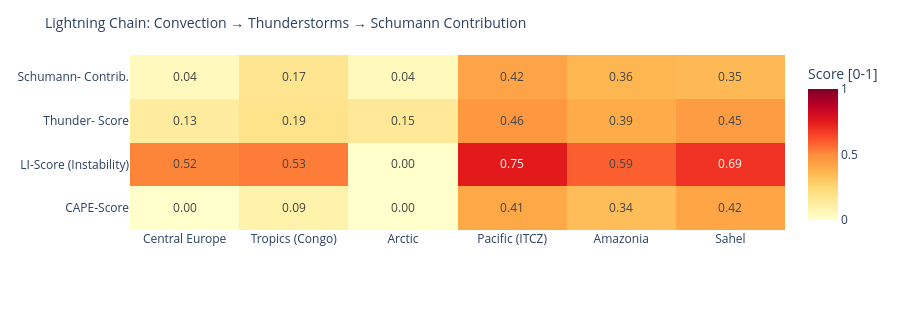

The notebook cell saved with this chart:
### Code cell
# ============================================================
# LIGHTNING CHAIN: Convection → Thunderstorms → Schumann
# Shows the causal chain per measurement point as heatmap
# ============================================================

def cape_score(v):
    """CAPE → normalized score [0,1]"""
    if v is None or pd.isna(v): return 0.0
    return min(1.0, float(v) / 3000)

def li_score(v):
    """Lifted Index: negative = unstable → score [0,1]"""
    if v is None or pd.isna(v): return 0.3
    return min(1.0, max(0.0, (-float(v) + 6) / 12))

def cloud_score(v):
    if v is None or pd.isna(v): return 0.3
    return float(v) / 100

def thunder_score(row):
    """Kombinierter Gewitterwahrscheinlichkeits-Score
    CAPE + LI + Bedeckung + WMO-Gewitter + konvektiver Niederschlag (showers)
    Hinweis: X-Ray und Kp sind kein Bestandteil – nur geomagn./solarer Kontext.
    """
    cs = cape_score(row.get('cape'))
    ls = li_score(row.get('li'))
    cl = cloud_score(row.get('cloud'))
    t  = 1.0 if row.get('thunderstorm') else 0.0
    # Convective precipitation (showers) as additional indicator
    sh = min(1.0, (row.get('showers') or 0) / 5.0)
    return round(cs * 0.30 + ls * 0.25 + cl * 0.15 + t * 0.20 + sh * 0.10, 3)

def schumann_contribution(t_score, lat):
    """Schumann contribution: higher in tropics (±30°), scaled by thunderstorm score"""
    lat_weight = max(0.3, 1.0 - abs(lat) / 60)
    return round(t_score * lat_weight, 3)

df_atm['cape_score']   = df_atm.apply(lambda r: cape_score(r['cape']), axis=1)
df_atm['li_score']     = df_atm.apply(lambda r: li_score(r['li']),    axis=1)
df_atm['thunder_score']= df_atm.apply(lambda r: thunder_score(r.to_dict()), axis=1)
df_atm['schumann_contribution'] = df_atm.apply(
    lambda r: schumann_contribution(r['thunder_score'], r['lat']), axis=1)

metrics = ['cape_score', 'li_score', 'thunder_score', 'schumann_contribution']
labels  = ['CAPE-Score', 'LI-Score\n(Instability)', 'Thunder-\nScore', 'Schumann-\nContrib.']
z_data  = [df_atm[m].tolist() for m in metrics]

fig = go.Figure(go.Heatmap(
    z=z_data,
    x=df_atm['point'].tolist(),
    y=labels,
    colorscale='YlOrRd',
    zmin=0, zmax=1,
    text=[[f'{v:.2f}' for v in row] for row in z_data],
    texttemplate='%{text}', textfont=dict(size=12),
    colorbar=dict(title='Score [0-1]')
))
fig.update_layout(
    title=dict(text='Lightning Chain: Convection → Thunderstorms → Schumann Contribution', font=dict(size=14)),
    height=310,
    plot_bgcolor='rgba(0,0,0,0)', paper_bgcolor='rgba(0,0,0,0)',
    margin=dict(l=130, r=80, t=55, b=80)
)
fig.show()

### Figure 1 — Plotly figure (JSON) as saved in the notebook; plotly's stock layout.template omitted (floating-point values rounded to 4 significant figures)
{"data": [{"colorbar": {"title": {"text": "Score [0-1]"}}, "colorscale": [[0.0, "rgb(255,255,204)"], [0.125, "rgb(255,237,160)"], [0.25, "rgb(254,217,118)"], [0.375, "rgb(254,178,76)"], [0.5, "rgb(253,141,60)"], [0.625, "rgb(252,78,42)"], [0.75, "rgb(227,26,28)"], [0.875, "rgb(189,0,38)"], [1.0, "rgb(128,0,38)"]], "text": [["0.00", "0.09", "0.00", "0.41", "0.34", "0.42"], ["0.52", "0.53", "0.00", "0.75", "0.59", "0.69"], ["0.13", "0.19", "0.15", "0.46", "0.39", "0.45"], ["0.04", "0.17", "0.04", "0.42", "0.36", "0.35"]], "textfont": {"size": 12}, "texttemplate": "%{text}", "type": "heatmap", "x": ["Central Europe", "Tropics (Congo)", "Arctic", "Pacific (ITCZ)", "Amazonia", "Sahel"], "y": ["CAPE-Score", "LI-Score\n(Instability)", "Thunder-\nScore", "Schumann-\nContrib."], "z": [[0.0, 0.09333, 0.0, 0.41, 0.34, 0.42], [0.5167, 0.5333, 0.0, 0.75, 0.5917, 0.6917], [0.129, 0.187, 0.15, 0.463, 0.394, 0.449], [0.039, 0.175, 0.045, 0.424, 0.361, 0.352]], "zmax": 1, "zmin": 0}], "layout": {"height": 310, "margin": {"b": 80, "l": 130, "r": 80, "t": 55}, "paper_bgcolor": "rgba(0,0,0,0)", "plot_bgcolor": "rgba(0,0,0,0)", "title": {"font": {"size": 14}, "text": "Lightning Chain: Convection → Thunderstorms → Schumann Contribution"}}}
